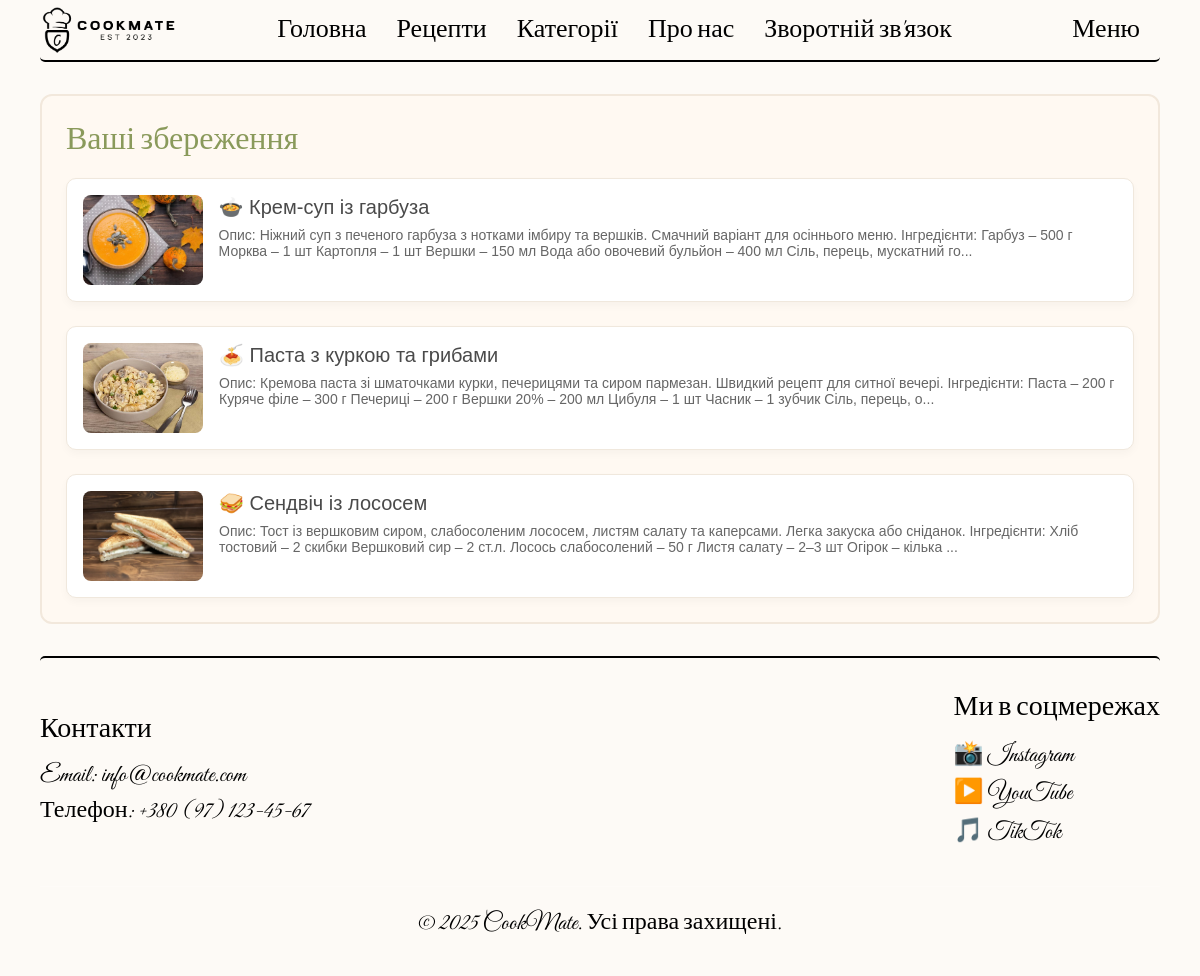
Screenshot of /recipes/liked.php with the database file from the repository.
### tables this page shows
CREATE TABLE `favorites` (
  `id` int NOT NULL,
  `user_id` int NOT NULL,
  `recipe_id` int NOT NULL
);

CREATE TABLE `recipe` (
  `id` int NOT NULL,
  `cook_id` int NOT NULL,
  `image` varchar(128) NOT NULL,
  `title` varchar(128) NOT NULL,
  `description` text NOT NULL,
  `complexity` tinyint NOT NULL
);

### recipes/app/database/db.php (called while the page is built, shortened)
<?php
require('connect.php');
function dbCheckError($query){
    $errInfo = $query->errorInfo();
    return true;
}
function selectAll($table, $params = []){
    global $pdo;
    $sql = "SELECT * FROM $table";
    if (!empty($params)){
        $i = 0;
        foreach ($params as $key => $value){
            if (!is_numeric($value)){
                $value = "'" . $value . "'";
            }
            if ($i === 0){
                $sql = $sql . " WHERE $key = $value";
            }else{
                $sql = $sql . " AND $key = $value";
            }
            $i++;
        }
    }
    $query = $pdo->prepare($sql);
    $query->execute();
    return $query->fetchAll();
}
function selectOne($table, $params = []){
    global $pdo;
    $sql = "SELECT * FROM $table";
    if (!empty($params)){
        $i = 0;
        foreach ($params as $key => $value){
            if ($i === 0){
                $sql = $sql . " WHERE $key = $value";
            }else{
                $sql = $sql . " AND $key = $value";
            }
            $i++;
        }
    }
    $query = $pdo->prepare($sql);
    $query->execute();
    return $query->fetch();
}

### recipes/liked.php (the view, shortened to what this page needs)
<?php
$likes = selectAll('favorites', ['user_id' => $_SESSION['id']]);
?>
<!DOCTYPE html>
<html lang="en">
<head>
    <link rel="stylesheet" href="./assets/css/styles.css">
</head>
<body>
    <?php include("app/include/header.php"); ?>
    <div class="main-page-wrapper container">
        <div class="latest-recipes-block">
            <h2>Ваші збереження</h2>
            <div class="recipes-list">
            <?php foreach ($likes as $like):
                $recipe = selectOne('recipe', ['id' => $like['recipe_id']]); ?>
                <a href="recipe.php?id=<?= $recipe['id'] ?>">
                    <div class="recipe-card">
                        <img src="./assets/img/recipes/<?= $recipe['image'] ?>" alt="Фото рецепту">
                        <div class="recipe-info">
                            <h3><?= htmlspecialchars($recipe['title']) ?></h3>
                            <p><?= mb_strimwidth(htmlspecialchars($recipe['description']), 0, 240, "...") ?></p>
                        </div>
                    </div>
                </a>
            <?php endforeach; ?>
            </div>
        </div>
    </div>
    <?php include("app/include/footer.php"); ?>
</body>
</html>

### recipes/assets/css/styles.css (style rules this page uses)
* { margin: 0; padding: 0; font-weight: 400; text-decoration: none; color: white; font-family: "Montserrat", sans-serif; font-optical-sizing: auto; font-weight: 500; font-style: normal; text-decoration: none; }
body { background-color: #fdfaf6; color: black; }
html { scroll-behavior: smooth; }
a { font-weight: 700; }
.container { max-width: 1120px; margin: 0 auto; }
.main-page-wrapper { display: flex; gap: 2rem; padding: 2rem; }
.latest-recipes-block { flex: 3; background-color: #fff9f2; padding: 1.5rem; border-radius: 12px; border: 2px solid #f2e8dc; }
.latest-recipes-block h2 { font-family: 'Great Vibes', cursive; font-size: 32px; color: #8a9a5b; margin-bottom: 1rem; }
.recipes-list { display: flex; flex-direction: column; gap: 1.5rem; }
.recipe-card { display: flex; gap: 1rem; background-color: #fff; padding: 1rem; border-radius: 10px; box-shadow: 0 4px 8px rgba(0, 0, 0, 0.03); border: 1px solid #f0e8dd; transition: transform 0.2s; }
.recipe-card img { width: 120px; height: 90px; object-fit: cover; border-radius: 8px; }
.recipe-info h3 { margin: 0; font-size: 20px; color: #4a4a4a; }
.recipe-info p { margin: 0.5rem 0 0; font-size: 14px; color: #666; }

### rows the page displays
favorites: recipe.image (picture), recipe.title "🍲 Крем-суп із гарбуза", recipe.description "Опис: Ніжний суп з печеного гарбуза з нотками імбиру та вершків. Смачний варіант для осіннього меню. Інгредієнти: Гарбуз – 500 г Морква – 1 шт Картопля – 1 шт Вершки – 150 мл Вода або овочевий бульйон – 400 мл Сіль, перець, мускатний го..."
favorites: recipe.image (picture), recipe.title "🍝 Паста з куркою та грибами", recipe.description "Опис: Кремова паста зі шматочками курки, печерицями та сиром пармезан. Швидкий рецепт для ситної вечері. Інгредієнти: Паста – 200 г Куряче філе – 300 г Печериці – 200 г Вершки 20% – 200 мл Цибуля – 1 шт Часник – 1 зубчик Сіль, перець, о..."
favorites: recipe.image (picture), recipe.title "🥪 Сендвіч із лососем", recipe.description "Опис: Тост із вершковим сиром, слабосоленим лососем, листям салату та каперсами. Легка закуска або сніданок. Інгредієнти: Хліб тостовий – 2 скибки Вершковий сир – 2 ст.л. Лосось слабосолений – 50 г Листя салату – 2–3 шт Огірок – кілька ..."
